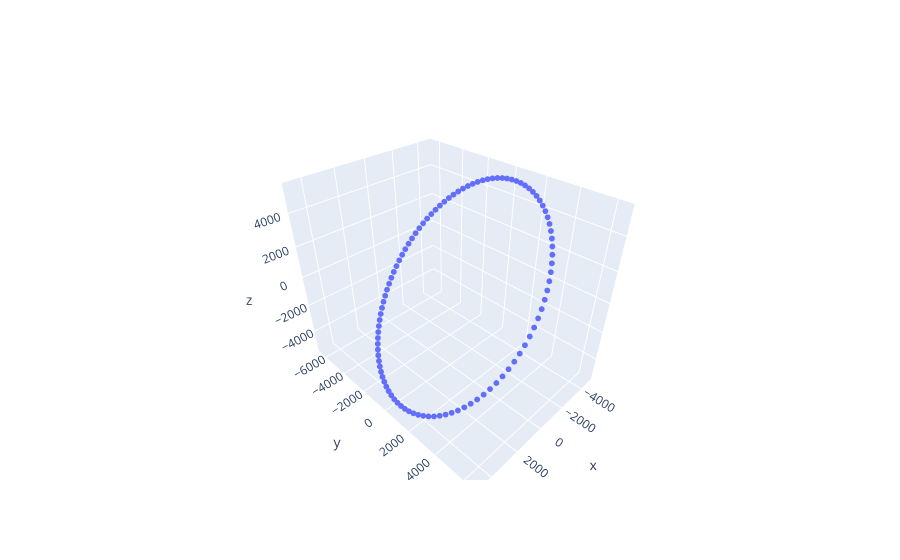

Source (notebook cell):
### Code cell
fig = go.Figure(
    data=[go.Scatter3d(
        x=orb.r_x,
        y=orb.r_y,
        z=orb.r_z,
        mode='markers',
        marker=dict(
            size=2
        )
    )
         ]
    )
fig.show()

### Figure 1 — Plotly figure (JSON) as saved in the notebook; plotly's stock layout.template omitted (floating-point values rounded to 4 significant figures; data arrays with more than 128 entries replaced by an {"elided": "..."} marker saying what was removed)
{"data": [{"marker": {"size": 2}, "mode": "markers", "type": "scatter3d", "x": {"elided": "1001 float values"}, "y": {"elided": "1001 float values"}, "z": {"elided": "1001 float values"}}], "layout": {"autosize": true, "scene": {"aspectmode": "auto", "aspectratio": {"x": 0.8737, "y": 1.174, "z": 0.9751}}}}
